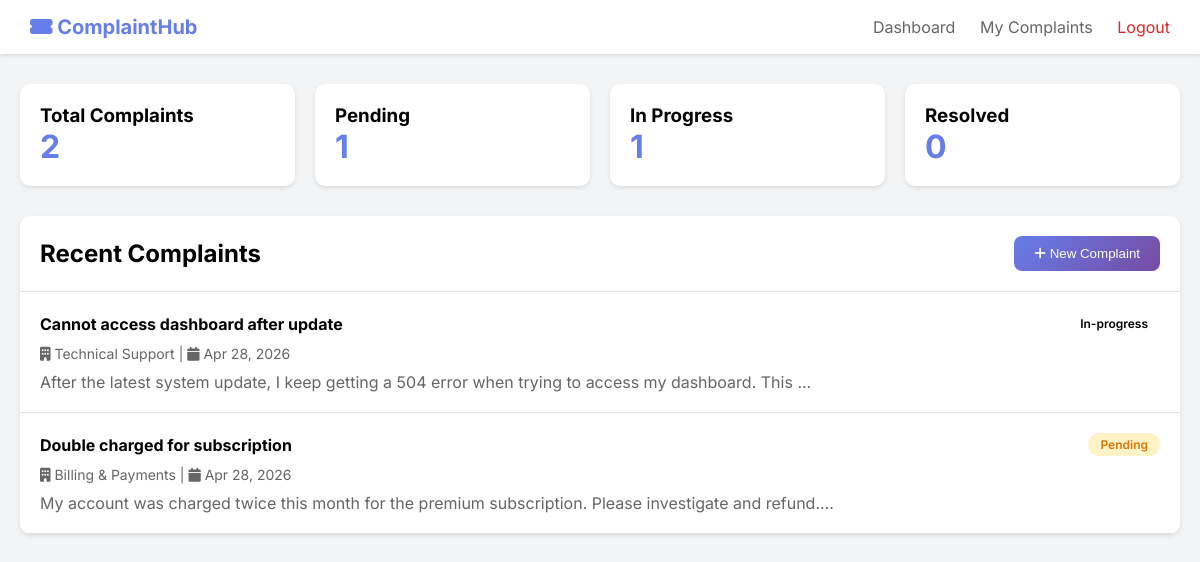
Screenshot of /complaint-2.0/dashboard.php (signed in) with the database file from the repository.
### tables this page shows
CREATE TABLE IF NOT EXISTS complaints (
    id INT AUTO_INCREMENT PRIMARY KEY,
    user_id INT NOT NULL,
    department_id INT NOT NULL,
    complaint_number VARCHAR(20) UNIQUE NOT NULL,
    title VARCHAR(200) NOT NULL,
    description TEXT NOT NULL,
    priority ENUM('low', 'medium', 'high', 'urgent') DEFAULT 'medium',
    status ENUM('pending', 'in-progress', 'review', 'resolved', 'closed', 'rejected') DEFAULT 'pending',
    attachment VARCHAR(255) DEFAULT NULL,
    admin_response TEXT,
    resolved_at DATETIME,
    created_at TIMESTAMP DEFAULT CURRENT_TIMESTAMP,
    updated_at TIMESTAMP DEFAULT CURRENT_TIMESTAMP ON UPDATE CURRENT_TIMESTAMP,
    FOREIGN KEY (user_id) REFERENCES users(id) ON DELETE CASCADE,
    FOREIGN KEY (department_id) REFERENCES departments(id),
    INDEX idx_user (user_id),
    INDEX idx_status (status),
    INDEX idx_priority (priority),
    INDEX idx_complaint_number (complaint_number)
);

CREATE TABLE IF NOT EXISTS departments (
    id INT AUTO_INCREMENT PRIMARY KEY,
    name VARCHAR(100) NOT NULL,
    description TEXT,
    head_name VARCHAR(100),
    head_email VARCHAR(100),
    response_time_hours INT DEFAULT 24,
    is_active BOOLEAN DEFAULT TRUE,
    created_at TIMESTAMP DEFAULT CURRENT_TIMESTAMP,
    INDEX idx_name (name)
);

### complaint-2.0/dashboard.php (the view, shortened to what this page needs)
<?php
$db = Database::getInstance()->getConnection();
$userId = $_SESSION['user_id'];
$statsStmt = $db->prepare("
    SELECT
        COUNT(*) as total,
        SUM(CASE WHEN status = 'pending' THEN 1 ELSE 0 END) as pending,
        SUM(CASE WHEN status = 'in-progress' THEN 1 ELSE 0 END) as in_progress,
        SUM(CASE WHEN status = 'resolved' THEN 1 ELSE 0 END) as resolved
    FROM complaints WHERE user_id = ?
");
$statsStmt->bind_param("i", $userId);
$statsStmt->execute();
$stats = $statsStmt->get_result()->fetch_assoc();
$complaintsStmt = $db->prepare("
    SELECT c.*, d.name as department_name
    FROM complaints c
    JOIN departments d ON c.department_id = d.id
    WHERE c.user_id = ?
    ORDER BY c.created_at DESC LIMIT 10
");
$complaintsStmt->bind_param("i", $userId);
$complaintsStmt->execute();
$complaints = $complaintsStmt->get_result();
?>
<!DOCTYPE html>
<html lang="en">
<head>
    <link rel="stylesheet" href="https://cdnjs.cloudflare.com/ajax/libs/font-awesome/6.0.0-beta3/css/all.min.css">
</head>
<body>
    <nav class="navbar">
        <div class="logo">
            <i class="fas fa-ticket-alt"></i> ComplaintHub
        </div>
        <div class="nav-links">
            <a href="dashboard.php">Dashboard</a>
            <a href="my-complaints.php">My Complaints</a>
            <a href="logout.php" class="logout-btn">Logout</a>
        </div>
    </nav>
    <div class="container">
        <div class="stats-grid">
            <div class="stat-card">
                <h3>Total Complaints</h3>
                <div class="stat-number"><?= $stats['total'] ?? 0 ?></div>
            </div>
            <div class="stat-card">
                <h3>Pending</h3>
                <div class="stat-number"><?= $stats['pending'] ?? 0 ?></div>
            </div>
            <div class="stat-card">
                <h3>In Progress</h3>
                <div class="stat-number"><?= $stats['in_progress'] ?? 0 ?></div>
            </div>
            <div class="stat-card">
                <h3>Resolved</h3>
                <div class="stat-number"><?= $stats['resolved'] ?? 0 ?></div>
            </div>
        </div>
        <div class="complaints-section">
            <div class="section-header">
                <h2>Recent Complaints</h2>
                <button class="btn-primary" onclick="window.location.href='new-complaint.php'">
                    <i class="fas fa-plus"></i> New Complaint
                </button>
            </div>
            <?php if ($complaints->num_rows === 0): ?>
                <div style="padding: 40px; text-align: center; color: #999;">
                    <i class="fas fa-inbox" style="font-size: 48px; margin-bottom: 10px;"></i>
                    <p>No complaints yet. Submit your first complaint!</p>
                </div>
            <?php else: ?>
                <?php while ($complaint = $complaints->fetch_assoc()): ?>
                <div class="complaint-item">
                    <div style="display: flex; justify-content: space-between; align-items: center; margin-bottom: 10px;">
                        <strong><?= htmlspecialchars($complaint['title']) ?></strong>
                        <span class="status-badge status-<?= str_replace('-', '', $complaint['status']) ?>">
                            <?= ucfirst($complaint['status']) ?>
                        </span>
                    </div>
                    <div style="font-size: 14px; color: #666; margin-bottom: 10px;">
                        <i class="fas fa-building"></i> <?= htmlspecialchars($complaint['department_name']) ?> |
                        <i class="fas fa-calendar"></i> <?= date('M d, Y', strtotime($complaint['created_at'])) ?>
                    </div>
                    <div style="color: #666;"><?= htmlspecialchars(substr($complaint['description'], 0, 100)) ?>...</div>
                </div>
                <?php endwhile; ?>
            <?php endif; ?>
        </div>
    </div>
</body>
</html>

### complaint-2.0/dashboard.php (style rules this page uses)
* { margin: 0; padding: 0; box-sizing: border-box; }
body { font-family: 'Inter', sans-serif; background: #f3f4f6; }
.navbar { background: white; box-shadow: 0 2px 4px rgba(0,0,0,0.1); padding: 15px 30px; display: flex; justify-content: space-between; align-items: center; }
.logo { font-size: 20px; font-weight: bold; color: #667eea; }
.nav-links a { color: #666; text-decoration: none; margin-left: 20px; }
.container { max-width: 1200px; margin: 30px auto; padding: 0 20px; }
.stats-grid { display: grid; grid-template-columns: repeat(auto-fit, minmax(200px, 1fr)); gap: 20px; margin-bottom: 30px; }
.stat-card { background: white; padding: 20px; border-radius: 10px; box-shadow: 0 2px 4px rgba(0,0,0,0.1); }
.stat-number { font-size: 32px; font-weight: bold; color: #667eea; }
.complaints-section { background: white; border-radius: 10px; overflow: hidden; box-shadow: 0 2px 4px rgba(0,0,0,0.1); }
.section-header { padding: 20px; border-bottom: 1px solid #e0e0e0; display: flex; justify-content: space-between; align-items: center; }
.btn-primary { background: linear-gradient(135deg, #667eea, #764ba2); color: white; border: none; padding: 10px 20px; border-radius: 8px; cursor: pointer; }
.complaint-item { padding: 20px; border-bottom: 1px solid #e0e0e0; }
.status-badge { padding: 4px 12px; border-radius: 20px; font-size: 12px; font-weight: 600; }
.status-pending { background: #fef3c7; color: #d97706; }
.logout-btn { color: #dc2626 !important; }

### rows the page displays
complaints: title "Cannot access dashboard after update", status "In-progress", department.name "Technical Support", created_at "Apr 28, 2026", description "After the latest system update, I keep getting a 504 error when trying to access my dashboard. This"
complaints: title "Double charged for subscription", status "Pending", department.name "Billing & Payments", created_at "Apr 28, 2026", description "My account was charged twice this month for the premium subscription. Please investigate and refund."

### other values shown
$stats['total'] "2"
$stats['pending'] "1"
$stats['in_progress'] "1"
$stats['resolved'] "0"
